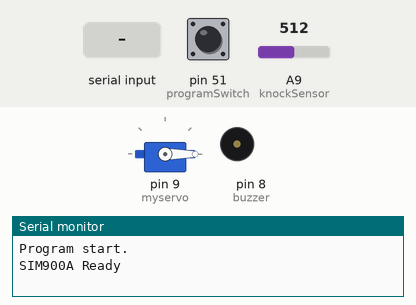
This sketch was run on a simulated Arduino Mega 2560, built with avr-gcc and run on an emulated ATmega2560. Parts: servo, buzzer (waves = sounding, pin HIGH), the last lines printed to the serial monitor. Inputs (shaded band) come from the test bench; at power-on: A9 (knockSensor) = 512, pin 51 (programSwitch) HIGH. The modem accepts every AT command (registered, SIM ready, sends succeed) and sends nothing else; pins used as bus, display or sensor lines are not drawn.

Above: at 1.2 s.
1.3 s: A9 (knockSensor) set to 1010
4.3 s: "1" received over Serial
At 6.52 s:
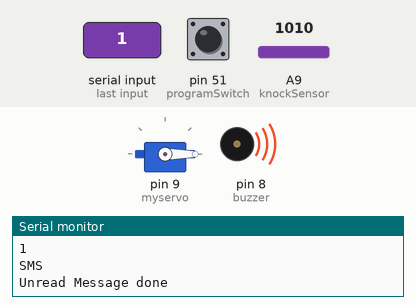
7.3 s: pin 51 (programSwitch) pulled LOW for 3.2 s
At 24.4 s:
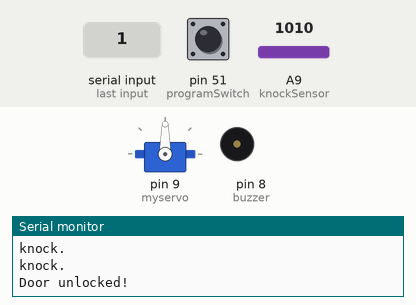
Timing chart, 0 to 36.4 s (numbered marks = the images above; inputs shaded):
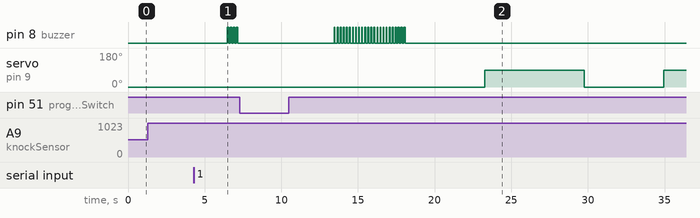

Measured:
- after the input at 7.3 s, servo on pin 9 (myservo): 0° → 90° after 16.0 s, → 0° 6.5 s later, → 90° 5.2 s later

The sketch:

secretknock.ino
```cpp
#include <Servo.h>// for servo motor
Servo myservo; //servo function set krci
#include <SoftwareSerial.h>// sim er jonno
SoftwareSerial SIM900A(10,11);// sim port rx and tx set krci


// Pin definitions

const int knockSensor = A9;         // Piezo sensor arduino r A0 pin e set kora
const int programSwitch = 51;       // If this is high we program a new code.
const int buzzer = 8;              // Status LED
const int greenLED =0;            // Status LED

const int threshold = 1000;           // Minimum signal from the piezo
const int rejectValue = 25;        // If an individual knock don't unlock..
const int averageRejectValue = 15; // If the average timing of the knocks don't unlock.
const int knockFadeTime = 150;     // milliseconds  listen for another one.
const int lockTurnTime = 6500;      // milliseconds that we run the motor to get it to go a half turn.

const int maximumKnocks = 20;       // Maximum number of knocks to listen for.
const int knockComplete = 1200;     // Longest time to wait for a knock before we assume that it's finished.


// Variables.
 int wrongcount=0;
int secretCode[maximumKnocks] = {50, 25, 25, 50, 100, 50, 0, 0, 0, 0, 0, 0, 0, 0, 0, 0, 0, 0, 0, 0};  // Initial setup: "Shave and a Hair Cut, two bits."
int knockReadings[maximumKnocks];   // When someone knocks this array fills with delays between knocks.
int knockSensorValue = 0;           // Last reading of the knock sensor.
int programButtonPressed = false;   // Flag so we remember the programming button setting at the end of the cycle.

void setup() {

  myservo.attach(9);
  myservo.write(0);
  pinMode(buzzer, OUTPUT);
  pinMode(greenLED, OUTPUT);
//  pinMode(programSwitch, INPUT);
  Serial.begin(9600);               			// Uncomment the Serial.bla lines for debugging.
  Serial.println("Program start.");  			// but feel free to comment them out after it's working right.
  SIM900A.begin(9600);   // Setting the baud rate of GSM Module
  Serial.println ("SIM900A Ready");

}

void loop() {

  // Listen for any knock at all.
  knockSensorValue = analogRead(knockSensor);

  if (digitalRead(programSwitch)==LOW){  // is the program button pressed?
    programButtonPressed = true;          // Yes, so lets save that state
    digitalWrite(buzzer, HIGH);           // and turn on the red light too so we know we're programming.
  } else {
    programButtonPressed = false;
    digitalWrite(buzzer, LOW);
  }
  if (knockSensorValue >=threshold){
    listenToSecretKnock();
  }


  //////for sim

  if( Serial.available()>0){
    RecieveMessage();

  }

    }


// Records the timing of knocks.
void listenToSecretKnock(){
  Serial.println("knock starting");

  int i = 0;
  // First lets reset the listening array.
  for (i=0;i<maximumKnocks;i++){
    knockReadings[i]=0;
  }

  int currentKnockNumber=0;         			// Incrementer for the array.
  int startTime=millis();           			// Reference for when this knock started.
  int now=millis();

  digitalWrite(greenLED, LOW);      			// we blink the LED for a bit as a visual indicator of the knock.
  if (programButtonPressed==true){
     digitalWrite(buzzer, LOW);                         // and the red one too if we're programming a new knock.
  }
  delay(knockFadeTime);                       	        // wait for this peak to fade before we listen to the next one.
  digitalWrite(greenLED, HIGH);
  if (programButtonPressed==true){
     digitalWrite(buzzer, HIGH);
  }
  do {
    //listen for the next knock or wait for it to timeout.
    knockSensorValue = analogRead(knockSensor);
    if (knockSensorValue >=threshold){                   //got another knock...
      //record the delay time.
      Serial.println("knock.");
      now=millis();
      knockReadings[currentKnockNumber] = now-startTime;
      currentKnockNumber ++;                             //increment the counter
      startTime=now;
      // and reset our timer for the next knock
      digitalWrite(greenLED, LOW);
      if (programButtonPressed==true){
        digitalWrite(buzzer, LOW);                       // and the red one too if we're programming a new knock.
      }
      delay(knockFadeTime);                              // again, a little delay to let the knock decay.
    //  digitalWrite(greenLED, HIGH);
      if (programButtonPressed==true){
        digitalWrite(buzzer, HIGH);
      }
    }
    int wrongknock=0;
    now=millis();

    //did we timeout or run out of knocks?
  } while ((now-startTime < knockComplete) && (currentKnockNumber < maximumKnocks));

  //we've got our knock recorded, lets see if it's valid
  if (programButtonPressed==false){             // only if we're not in progrmaing mode.
    if (validateKnock() == true){
      wrongcount=0;
      triggerDoorUnlock();
    } else {
      wrongcount++;
      Serial.println("Secret knock failed.");
      Serial.println(wrongcount);
        switch(wrongcount)
      {
        case 3:
          SendMessage();
          wrongcount=0;
         // break;
        default:
          RecieveMessage();
          break;
      }
    //  digitalWrite(greenLED, LOW);  		// We didn't unlock, so blink the red LED as visual feedback.
      for (i=0;i<4;i++){
        digitalWrite(buzzer, HIGH);
        delay(100);
        digitalWrite(buzzer, LOW);
        delay(100);
      }
    //  digitalWrite(greenLED, HIGH);
    }
  } else { // if we're in programming mode we still validate the lock, we just don't do anything with the lock
    validateKnock();
    // and we blink the green and red alternately to show that program is complete.
    Serial.println("New lock stored.");
    digitalWrite(buzzer, LOW);
    digitalWrite(greenLED, HIGH);
    for (i=0;i<3;i++){
      delay(100);
      digitalWrite(buzzer, HIGH);
      digitalWrite(greenLED, LOW);
      delay(100);
      digitalWrite(buzzer, LOW);
      digitalWrite(greenLED, HIGH);
    }
  }
}


// Runs the motor (or whatever) to unlock the door.
void triggerDoorUnlock(){
  Serial.println("Door unlocked!");
  int i=0;
  myservo.write(90);
  digitalWrite(greenLED, HIGH);            // And the green LED too.

  delay (lockTurnTime);                    // Wait a bit.
  myservo.write(0);

}

// Sees if our knock matches the secret.
// returns true if it's a good knock, false if it's not.
// todo: break it into smaller functions for readability.
boolean validateKnock(){
  int i=0;

  // simplest check first: Did we get the right number of knocks?
  int currentKnockCount = 0;
  int secretKnockCount = 0;
  int maxKnockInterval = 0;          			// We use this later to normalize the times.

  for (i=0;i<maximumKnocks;i++){
    if (knockReadings[i] > 0){
      currentKnockCount++;
    }
    if (secretCode[i] > 0){  					//todo: precalculate this.
      secretKnockCount++;
    }

    if (knockReadings[i] > maxKnockInterval){ 	// collect normalization data while we're looping.
      maxKnockInterval = knockReadings[i];
    }
  }

  // If we're recording a new knock, save the info and get out of here.
  if (programButtonPressed==true){
      for (i=0;i<maximumKnocks;i++){ // normalize the times
        secretCode[i]= map(knockReadings[i],0, maxKnockInterval, 0, 100);
      }
      // And flash the lights in the recorded pattern to let us know it's been programmed.
      digitalWrite(greenLED, LOW);
      digitalWrite(buzzer, LOW);
      delay(1000);
      digitalWrite(greenLED, HIGH);
      digitalWrite(buzzer, HIGH);
      delay(50);
      for (i = 0; i < maximumKnocks ; i++){
        digitalWrite(greenLED, LOW);
        digitalWrite(buzzer, LOW);
        // only turn it on if there's a delay
        if (secretCode[i] > 0){
          delay( map(secretCode[i],0, 100, 0, maxKnockInterval)); // Expand the time back out to what it was.  Roughly.
          digitalWrite(greenLED, HIGH);
          digitalWrite(buzzer, HIGH);
        }
        delay(50);
      }
	  return false; 	// We don't unlock the door when we are recording a new knock.
  }

  if (currentKnockCount != secretKnockCount){
    return false;
  }

  /*  compare the difference of knocks, not the absolute time between them.
        */
  int totaltimeDifferences=0;
  int timeDiff=0;
  for (i=0;i<maximumKnocks;i++){ // Normalize the times
    knockReadings[i]= map(knockReadings[i],0, maxKnockInterval, 0, 100);
    timeDiff = abs(knockReadings[i]-secretCode[i]);
    if (timeDiff > rejectValue){ // Individual value too far out of whack
      return false;
    }
    totaltimeDifferences += timeDiff;
  }
  // It can also fail if the whole thing is too inaccurate.
  if (totaltimeDifferences/secretKnockCount>averageRejectValue){
    return false;
  }

  return true;

}


//////////////////////////////////////////////    sim functions//////////////////////////////////////////////


  void SendMessage()
    {
      Serial.println ("Sending Message");
      SIM900A.println("AT+CMGF=1");    //Sets the GSM Module in Text Mode
      delay(1000);
      Serial.println ("Set SMS Number");
      SIM900A.println("AT+CMGS=\"+8801991948974\"\r"); //Mobile phone number to send message
      delay(1000);
      Serial.println ("Set SMS Content");
      SIM900A.println("Someone trying to unlock");// Messsage content
      delay(100);
      Serial.println ("Finish");
      SIM900A.println((char)26);// ASCII code of CTRL+Z
      delay(1000);
      Serial.println ("Message has been sent ->SMS Selete");
    }
     void RecieveMessage()
    {
      Serial.println ("SMS");
      delay (1000);
      SIM900A.println("AT+CNMI=2,2,0,0,0");// AT Command to receive a live SMS
      delay(1000);
      Serial.write ("Unread Message done");
     }
```
